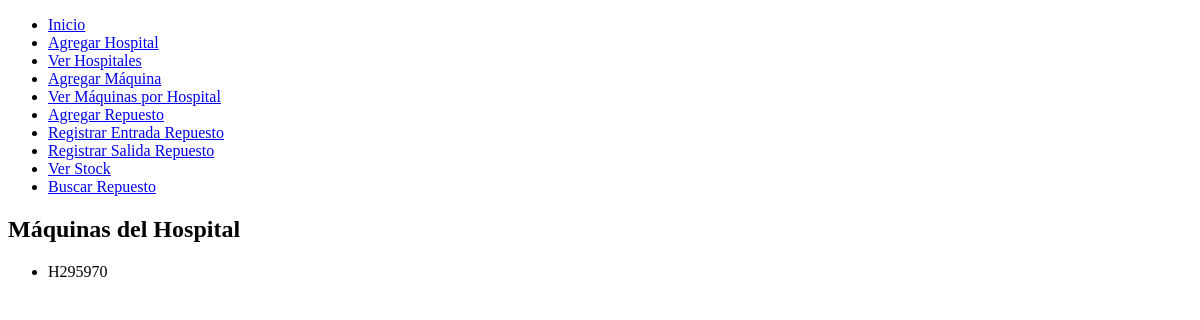
Before: /ver_maquinas/2 with the older database file.
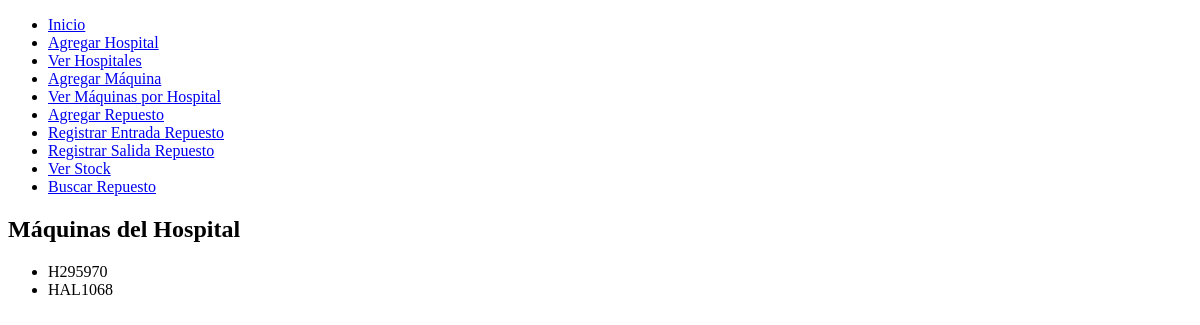
After: the same page with the newer database file.
### tables this page shows
CREATE TABLE maquina (
            id INTEGER PRIMARY KEY AUTOINCREMENT,
            nombre TEXT NOT NULL,
            hospital_id INTEGER,
            FOREIGN KEY(hospital_id) REFERENCES hospital(id)
        );

### app.py (the view)
@app.route('/ver_maquinas/<int:hospital_id>')
def ver_maquinas_por_hospital(hospital_id):
    conexion = conectar_db()
    cursor = conexion.cursor()
    cursor.execute('SELECT nombre FROM maquina WHERE hospital_id = ?', (hospital_id,))
    maquinas = cursor.fetchall()
    conexion.close()
    return render_template('maquinas_por_hospital.html', maquinas = maquinas)

### app.py (called while the page is built)
def conectar_db():
    return sqlite3.connect('inventario.db')

### templates/maquinas_por_hospital.html
{% extends 'base.html' %}
{% block content %}
<h2>Máquinas del Hospital</h2>
<ul>
    {% for maquina in maquinas %}
        <li>{{ maquina[0] }}</li>
    {% endfor %}
</ul>
{% endblock %}

Changed rows visible on the page:
added maquina: nombre "HAL1068"
